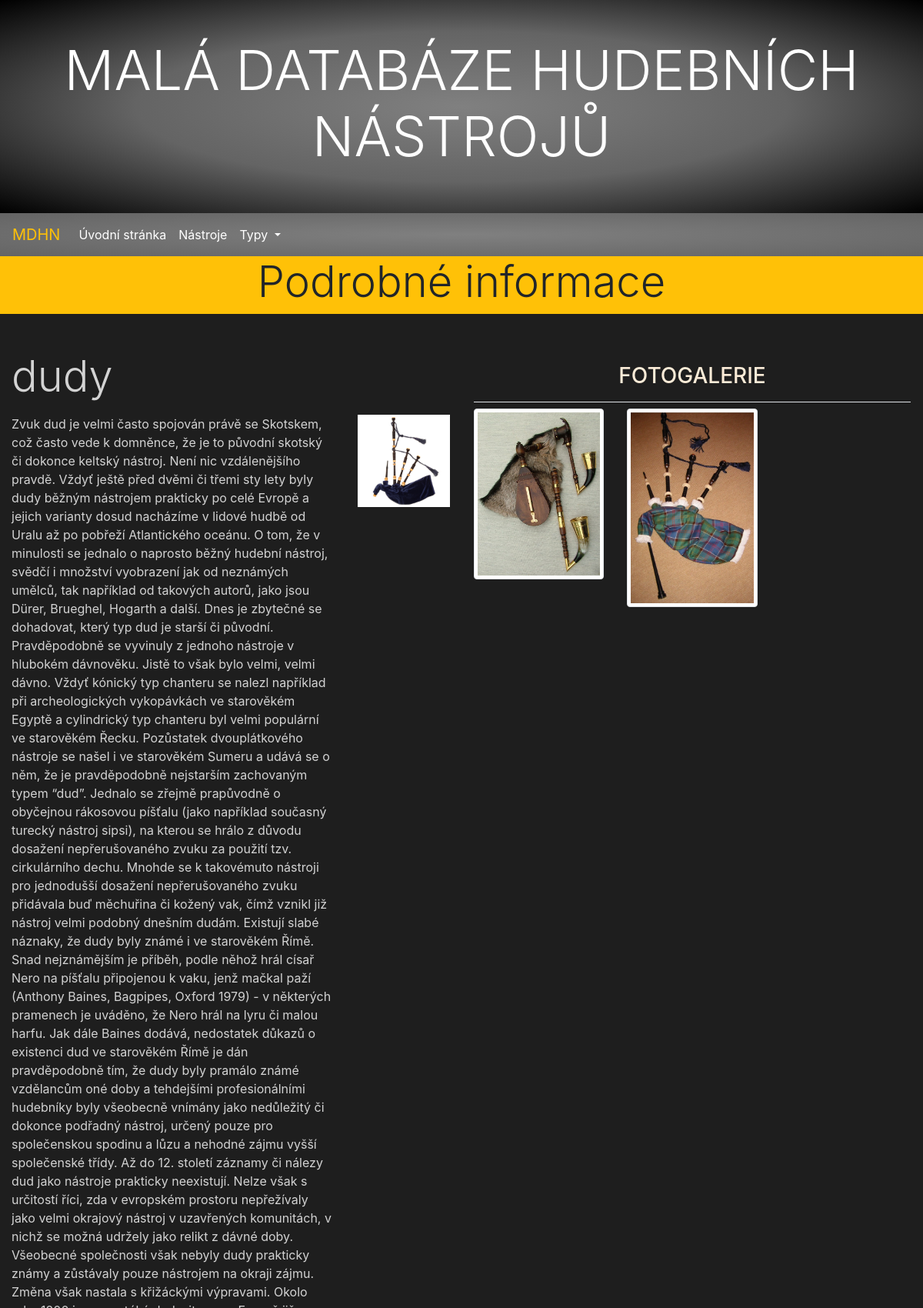
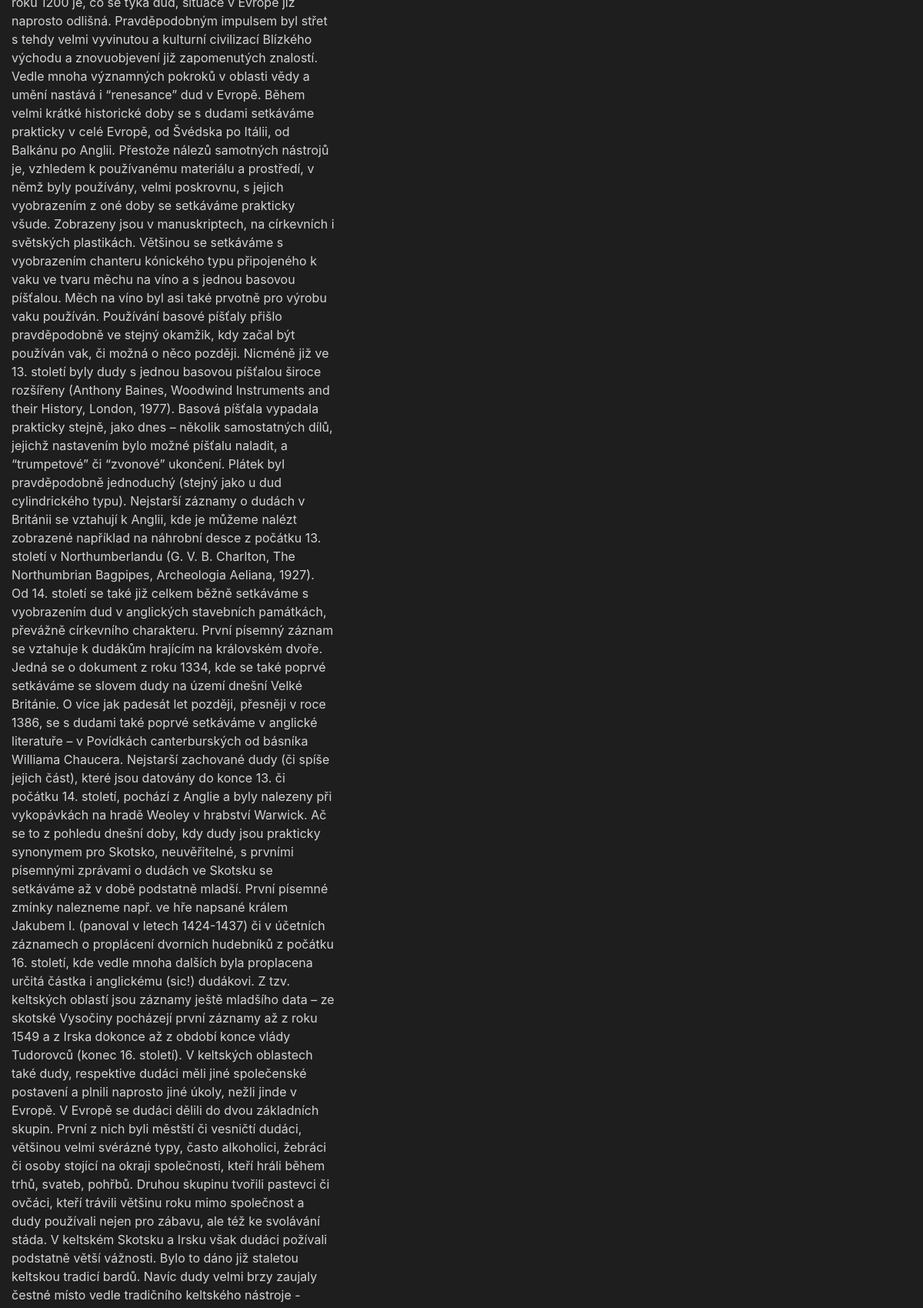
Page /music/instruments/14/ (upper part) on the committed database (2 pictures, top to bottom).
### music/models.py (models this page shows, shortened)
class Instrument(models.Model):
    title = models.CharField(max_length=200, verbose_name="Title")
    history = models.TextField(blank=True, null=True, verbose_name="History")
    poster = models.ImageField(upload_to=poster_path, blank=True, null=True, verbose_name="Poster")
    type = models.ManyToManyField(Type, help_text='Select a type for this instrument')
    class Meta:
        ordering = ["title"]

class Attachment(models.Model):
    title = models.CharField(max_length=200, verbose_name="Title")
    last_update = models.DateTimeField(auto_now=True)
    file = models.FileField(upload_to=attachment_path, null=True, verbose_name="File")
    TYPE_OF_ATTACHMENT = (
        ('audio', 'Audio'),
        ('image', 'Image'),
        ('text', 'Text'),
        ('video', 'Video'),
        ('other', 'Other'),
    )
    type = models.CharField(max_length=5, choices=TYPE_OF_ATTACHMENT, blank=True, default='image', help_text='Select allowed attachment type', verbose_name="Attachment type")
    instrument = models.ForeignKey(Instrument, on_delete=models.CASCADE)
    class Meta:
        ordering = ["-last_update", "type"]

### music/views.py (the view)
# urls.py: path('instruments/<int:pk>/', views.InstrumentDetailView.as_view(), name='instrument-detail'),
class InstrumentDetailView(DetailView):
    model = Instrument
    context_object_name = 'instrument_detail'
    template_name = 'instrument/detail.html'

### music/context_processors.py (called while the page is built)
def types(request):
    return {'types': Type.objects.all()}

### music/templates/instrument/detail.html (shortened to what this page needs)
{% extends "base.html" %} {% block title %}Detail vybraného hudebního nástroje{% endblock %} {% block css %}
<link href="https://cdnjs.cloudflare.com/ajax/libs/ekko-lightbox/5.3.0/ekko-lightbox.css" rel="stylesheet"> {% endblock %} {% block content %}
<div class="row mb-3">
    <div class="col-sm-12 bg-warning">
        <h2 class="display-4 text-center">Podrobné informace</h2>
    </div>
</div>
<div class="row mt-5 mb-3">
    <div class="col-lg-6 mb-3">
        <h2 class="detail display-4 mb-3">{{ instrument_detail.title }}</h2>
        <div class="row">
            <div class="detail col-md-9">{{ instrument_detail.history }}</div>
            <div class="col-md-3">
                {% if instrument_detail.poster %}
                <a href="{{ instrument_detail.poster.url }}" data-toggle="lightbox" data-gallery="gallery">
                    <img src="{{ instrument_detail.poster.url }}" class="img-fluid" alt="Ilustrační obázek nástroje">
                </a>
                {% endif %}
            </div>
        </div>
    </div>
    <div class="fotogalerie col-lg-6 p-3">
        <h3 class="fotogalerie-nazev border-bottom pb-3 text-secondary text-uppercase">Fotogalerie</h3>
        <div class="row">
            {% for image in instrument_detail.attachment_set.all %}
            <div class="col-lg-6 col-xl-4">
                <a href="{{ image.file.url }}" data-toggle="lightbox" data-gallery="gallery">
                    <img src="{{ image.file.url }}" class="img-fluid img-thumbnail" alt="{{ image.title }}">
                </a>
            </div>
            {% endfor %}
        </div>
    </div>
</div>
{% endblock %}

### music/static/css/styles.css (style rules this page uses)
body { background-color: #1e1e1e; }
a { color: gray; }
.detail { color: lightgray; }
.fotogalerie { background-color: #1e1e1e; }
.fotogalerie-nazev { text-align: center; color: antiquewhite !important; }

### rows in the picture
Instrument: title "dudy", poster (picture)
Attachment: file (picture)
Attachment: file (picture)
